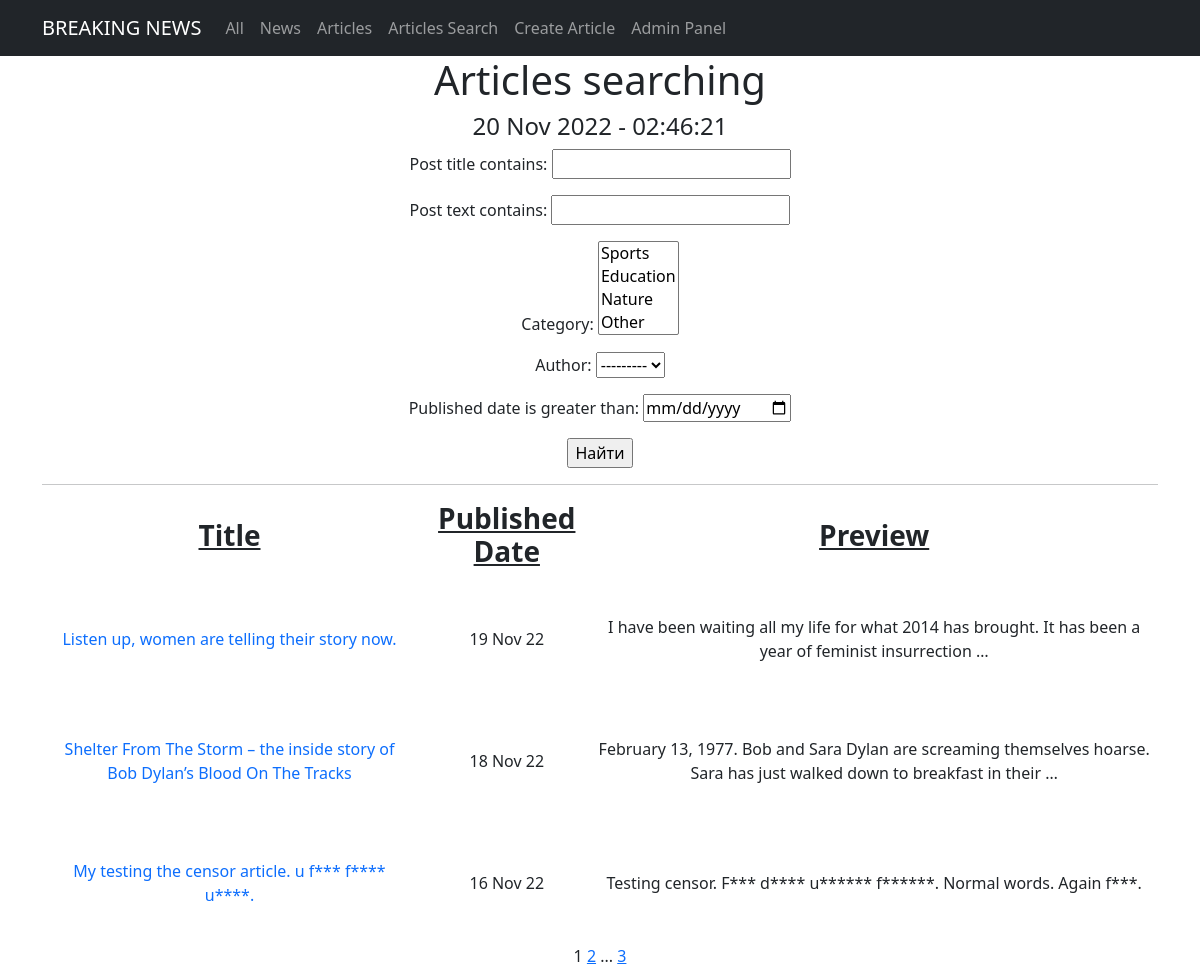
Screenshot of /articles/search/ with the database file from the repository.
### newsportal/models.py (models this page shows, shortened)
class Category(models.Model):
    category = models.CharField(unique=True, max_length=100)
    def __str__(self):
        return f'{self.category}'

class Post(models.Model):
    author = models.ForeignKey(Author, on_delete=models.CASCADE)
    type = models.CharField(max_length=2, choices=TYPES, default=news)
    published_date = models.DateTimeField(auto_now_add=True)
    post_title = models.CharField(max_length=100)
    post_text = models.TextField()
    category = models.ManyToManyField(Category, through="PostCategory")
    post_rating = models.IntegerField(default=0)

### newsportal/views.py (the view)
class ArticleSearch(PostSearch):
    template_name = 'article_search.html'
    def get_queryset(self):
        queryset = super().get_queryset()
        self.filterset = PostFilter(self.request.GET, queryset)
        return self.filterset.qs.filter(type="AR")

### newsportal/models.py (called while the page is built)
    def __str__(self):
        return f'{self.user.username}'

### newsportal/templatetags/custom_filters.py (called while the page is built)
@register.filter()
def censor(text):
    if isinstance(text, str):
        wordstocensor = ['fool', 'death', 'suffer']
        text = re.split('(\W+)', text)
        for i, j in enumerate(text):
            for k in wordstocensor:
                if k in j.lower():
                    text[i] = text[i][0] + '*'*(len(text[i]) - 1)
        return ''.join(text)
    else:
        raise Exception("This filter is applicable only to the <class 'str'>")

### newsportal/templatetags/custom_tags.py (called while the page is built)
@register.simple_tag()
def current_time(format_string='%d %b %Y - %H:%M:%S'):
    return datetime.now().astimezone().strftime(format_string)

@register.simple_tag(takes_context=True)
def url_replace(context, **kwargs):
   d = context['request'].GET.copy()
   for k, v in kwargs.items():
       d[k] = v
   return d.urlencode()

### newsportal/views.py (called while the page is built)
    def get_queryset(self):
        queryset = super().get_queryset()
        self.filterset = PostFilter(self.request.GET, queryset)
        return self.filterset.qs

    def get_context_data(self, **kwargs):
        context = super().get_context_data(**kwargs)
        context['filterset'] = self.filterset
        return context

### templates/article_search.html (shortened to what this page needs)
{% extends 'articles.html' %}
{% load custom_filters %}
{% load custom_tags %}
{% block content %}
<h1>Articles searching</h1>
<h4>{% current_time '%d %b %Y - %H:%M:%S' %}</h4>
   <form action="" method="get">
       {{ filterset.form.as_p }}
       <input type="submit" value="Найти" />
   </form>
<hr>
   {% if posts %}
       <table>
           <tr>
               <td><h3><span style="text-decoration: underline;"><strong>Title</strong></span></h3></td>
               <td><h3><span style="text-decoration: underline;"><strong>Published Date</strong></span></h3></td>
               <td><h3><span style="text-decoration: underline;"><strong>Preview</strong></span></h3></td>
           </tr>
           {% for post in posts %}
           <tr>
               <td><a class="nav-link" href="/articles/{{post.pk}}">{{ post.post_title|censor }}</a></td>
               <td>{{ post.published_date|date:'d M y' }}</td>
               <td>{{ post.post_text|truncatewords:20|censor }}</td>
               <td><p>&nbsp;</p><p>&nbsp;</p><p>&nbsp;</p></td>
           </tr>
           {% endfor %}
       </table>
   {% else %}
       <h2>Nothing here</h2>
   {% endif %}
{% endblock content %}

### templates/articles.html (shortened to what this page needs)
<!DOCTYPE html>
{% extends 'posts.html' %}
{% load custom_filters %}
{% load custom_tags %}
{% block content2 %}
<li class="nav-item">
  <a class="nav-link" href="/articles/search/">Articles Search</a>
</li>
<li class="nav-item">
  <a class="nav-link" href="/articles/create/">Create Article</a>
</li>
{% endblock content2 %}

### templates/posts.html (shortened to what this page needs)
<!DOCTYPE html>
{% extends 'flatpages/default.html' %}
{% load custom_filters %}
{% load custom_tags %}
{% block content3 %}
   {{ page_obj.number }}
   {% if page_obj.has_next %}
       <a href="?{% url_replace page=page_obj.next_page_number %}">{{ page_obj.next_page_number }}</a>
       {% if paginator.num_pages != page_obj.next_page_number %}
           ...
           <a href="?{% url_replace page=page_obj.paginator.num_pages %}">{{ page_obj.paginator.num_pages }}</a>
       {% endif %}
   {% endif %}
{% endblock content3 %}

### templates/flatpages/default.html (shortened to what this page needs)
<!DOCTYPE html>
<html lang="en">
    <head>
        {% load static %}
        <link href="{% static 'css/styles.css' %}" rel="stylesheet" />
    </head>
    <body>
        <nav class="navbar navbar-expand-lg navbar-dark bg-dark static-top">
            <div class="container">
                <a class="navbar-brand" href="#">BREAKING NEWS</a>
                <div class="collapse navbar-collapse" id="navbarResponsive">
                    <ul class="navbar-nav ml-auto">
                        <li class="nav-item active">
                            <a class="nav-link" href="/">All</a>
                        </li>
                        <li class="nav-item">
                            <a class="nav-link" href="/news/">News</a>
                        </li>
                        <li class="nav-item">
                            <a class="nav-link" href="/articles/">Articles</a>
                        </li>
                        {% block content2 %}
                        {% endblock content2%}
                        <li class="nav-item">
                            <a class="nav-link" href="/admin/">Admin Panel</a>
                        </li>
                    </ul>
                </div>
            </div>
        </nav>
        <div class="container">
            <div class="row">
                <div class="col-lg-12 text-center">
                    {% block content %}{% endblock content %}
                    {% block content3 %}
                    {% endblock content3 %}
                </div>
            </div>
        </div>
    </body>
</html>

### rows the page displays
Category: category "Sports / Education / Nature / Other"
Post: post_title|censor "Listen up, women are telling their story now.", published_date "19 Nov 22", post_text|censor "I have been waiting all my life for what 2014 has brought. It has been a year of feminist insurrection …"
Post: post_title|censor "Shelter From The Storm – the inside story of Bob Dylan’s Blood On The Tracks", published_date "18 Nov 22", post_text|censor "February 13, 1977. Bob and Sara Dylan are screaming themselves hoarse. Sara has just walked down to breakfast in their …"
Post: post_title|censor "My testing the censor article. u f*** f**** u****.", published_date "16 Nov 22", post_text|censor "Testing censor. F*** d**** u****** f******. Normal words. Again f***."

### other values shown
{{ page_obj.number }} "1"
{{ page_obj.next_page_number }} "2"
{{ page_obj.paginator.num_pages }} "3"
